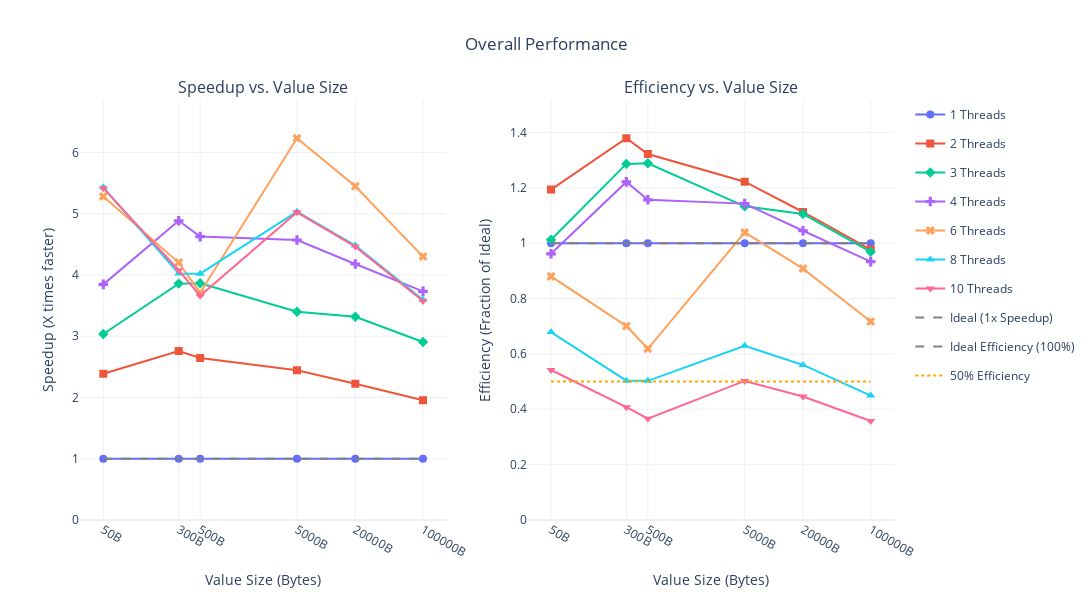
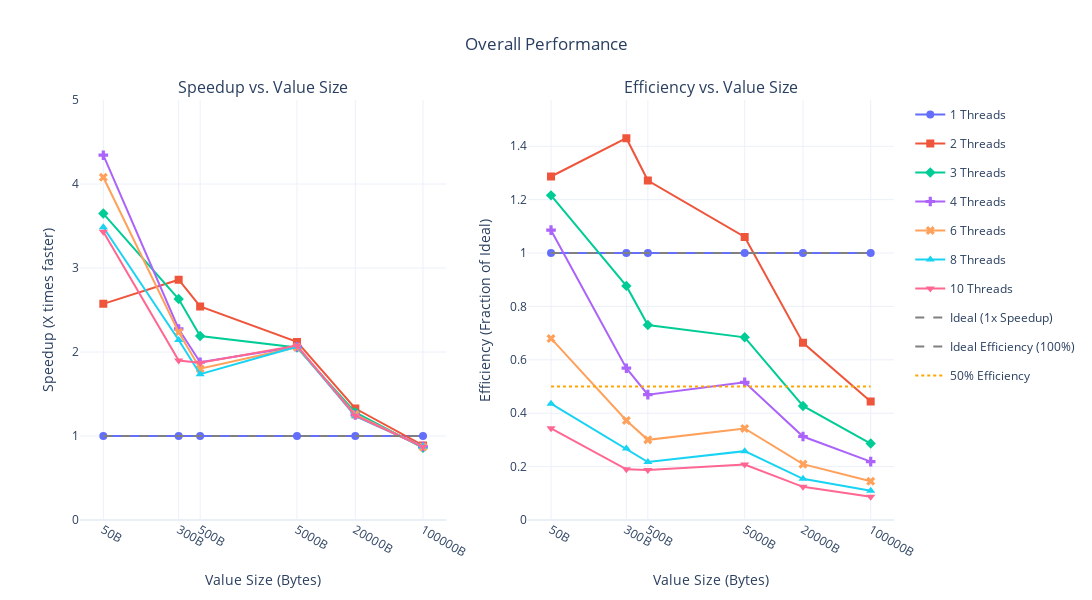

The code cell stored with these charts, in order, in its notebook:
### Code cell
num_keys = 50.0
value_size = 50
compression_on = True
test_configs = [
    {"num_keys": 100.0, "value_size": 50},
    {"num_keys": 40.0, "value_size": 300},
    {"num_keys": 40.0, "value_size": 500},
    {"num_keys": 5.0, "value_size": 5000},
    {"num_keys": 1.0, "value_size": 20000},
    {"num_keys": 0.1, "value_size": 100000},

    ]

def load_df(test_config: dict, compression_on: bool):
    num_keys = test_config["num_keys"]
    value_size = test_config["value_size"]
    compression_str = "yes" if compression_on else "no"
    df = pd.read_csv(f"save_summary_{num_keys}keys_{value_size}B_comp-{compression_str}_csum-yes.csv")
    return df


dfs_compression_on = [load_df(config, compression_on=True) for config in test_configs]
dfs_compression_on = [calculate_speedup_and_efficiency(df) for df in dfs_compression_on]
dfs_compression_off = [load_df(config, compression_on=False) for config in test_configs]
dfs_compression_off = [calculate_speedup_and_efficiency(df) for df in dfs_compression_off]

print("\n" + "="*50) # Top border
print("                 COMPRESSION ON")
print("="*50 + "\n") # Bottom border

all_workload_names = ["Value Size 50B", "Value Size 500B", "Value Size 5,000B", "Value Size 20,000B", "Value Size 100,000B"]
plot_performance_by_workload_on_threads(dfs_compression_on, all_workload_names)
plot_combined_workload_performance(dfs_compression_on)

print("\n" + "="*50) # Top border
print("                 COMPRESSION OFF")
print("="*50 + "\n") # Bottom border

all_workload_names = ["Value Size 50B", "Value Size 500B", "Value Size 5,000B", "Value Size 20,000B", "Value Size 100,000B"]
plot_performance_by_workload_on_threads(dfs_compression_off, all_workload_names)
plot_combined_workload_performance(dfs_compression_off)

### Figure 1 — Plotly figure (JSON) as saved in the notebook; plotly's stock layout.template omitted (floating-point values rounded to 4 significant figures)
{"data": [{"legendgroup": "1", "line": {"color": "#636EFA", "width": 2}, "marker": {"size": 8, "symbol": "circle"}, "mode": "lines+markers", "name": "1 Threads", "showlegend": true, "type": "scatter", "x": [50, 300, 500, 5000, 20000, 100000], "xaxis": "x", "y": [1.0, 1.0, 1.0, 1.0, 1.0, 1.0], "yaxis": "y"}, {"legendgroup": "2", "line": {"color": "#EF553B", "width": 2}, "marker": {"size": 8, "symbol": "square"}, "mode": "lines+markers", "name": "2 Threads", "showlegend": true, "type": "scatter", "x": [50, 300, 500, 5000, 20000, 100000], "xaxis": "x", "y": [2.387, 2.758, 2.644, 2.444, 2.225, 1.953], "yaxis": "y"}, {"legendgroup": "3", "line": {"color": "#00CC96", "width": 2}, "marker": {"size": 8, "symbol": "diamond"}, "mode": "lines+markers", "name": "3 Threads", "showlegend": true, "type": "scatter", "x": [50, 300, 500, 5000, 20000, 100000], "xaxis": "x", "y": [3.037, 3.858, 3.865, 3.398, 3.317, 2.905], "yaxis": "y"}, {"legendgroup": "4", "line": {"color": "#AB63FA", "width": 2}, "marker": {"size": 8, "symbol": "cross"}, "mode": "lines+markers", "name": "4 Threads", "showlegend": true, "type": "scatter", "x": [50, 300, 500, 5000, 20000, 100000], "xaxis": "x", "y": [3.846, 4.884, 4.626, 4.571, 4.179, 3.733], "yaxis": "y"}, {"legendgroup": "6", "line": {"color": "#FFA15A", "width": 2}, "marker": {"size": 8, "symbol": "x"}, "mode": "lines+markers", "name": "6 Threads", "showlegend": true, "type": "scatter", "x": [50, 300, 500, 5000, 20000, 100000], "xaxis": "x", "y": [5.279, 4.202, 3.711, 6.233, 5.448, 4.3], "yaxis": "y"}, {"legendgroup": "8", "line": {"color": "#19D3F3", "width": 2}, "marker": {"size": 8, "symbol": "triangle-up"}, "mode": "lines+markers", "name": "8 Threads", "showlegend": true, "type": "scatter", "x": [50, 300, 500, 5000, 20000, 100000], "xaxis": "x", "y": [5.431, 4.025, 4.02, 5.032, 4.48, 3.596], "yaxis": "y"}, {"legendgroup": "10", "line": {"color": "#FF6692", "width": 2}, "marker": {"size": 8, "symbol": "triangle-down"}, "mode": "lines+markers", "name": "10 Threads", "showlegend": true, "type": "scatter", "x": [50, 300, 500, 5000, 20000, 100000], "xaxis": "x", "y": [5.417, 4.076, 3.659, 5.022, 4.463, 3.575], "yaxis": "y"}, {"legendgroup": "ideal_speedup", "line": {"color": "gray", "dash": "dash"}, "mode": "lines", "name": "Ideal (1x Speedup)", "showlegend": true, "type": "scatter", "x": [50, 300, 500, 5000, 20000, 100000], "xaxis": "x", "y": [1, 1, 1, 1, 1, 1], "yaxis": "y"}, {"legendgroup": "1", "line": {"color": "#636EFA", "width": 2}, "marker": {"size": 8, "symbol": "circle"}, "mode": "lines+markers", "name": "1 Threads", "showlegend": false, "type": "scatter", "x": [50, 300, 500, 5000, 20000, 100000], "xaxis": "x2", "y": [1.0, 1.0, 1.0, 1.0, 1.0, 1.0], "yaxis": "y2"}, {"legendgroup": "2", "line": {"color": "#EF553B", "width": 2}, "marker": {"size": 8, "symbol": "square"}, "mode": "lines+markers", "name": "2 Threads", "showlegend": false, "type": "scatter", "x": [50, 300, 500, 5000, 20000, 100000], "xaxis": "x2", "y": [1.194, 1.379, 1.322, 1.222, 1.112, 0.9766], "yaxis": "y2"}, {"legendgroup": "3", "line": {"color": "#00CC96", "width": 2}, "marker": {"size": 8, "symbol": "diamond"}, "mode": "lines+markers", "name": "3 Threads", "showlegend": false, "type": "scatter", "x": [50, 300, 500, 5000, 20000, 100000], "xaxis": "x2", "y": [1.012, 1.286, 1.288, 1.133, 1.106, 0.9684], "yaxis": "y2"}, {"legendgroup": "4", "line": {"color": "#AB63FA", "width": 2}, "marker": {"size": 8, "symbol": "cross"}, "mode": "lines+markers", "name": "4 Threads", "showlegend": false, "type": "scatter", "x": [50, 300, 500, 5000, 20000, 100000], "xaxis": "x2", "y": [0.9615, 1.221, 1.157, 1.143, 1.045, 0.9332], "yaxis": "y2"}, {"legendgroup": "6", "line": {"color": "#FFA15A", "width": 2}, "marker": {"size": 8, "symbol": "x"}, "mode": "lines+markers", "name": "6 Threads", "showlegend": false, "type": "scatter", "x": [50, 300, 500, 5000, 20000, 100000], "xaxis": "x2", "y": [0.8799, 0.7004, 0.6184, 1.039, 0.908, 0.7167], "yaxis": "y2"}, {"legendgroup": "8", "line": {"color": "#19D3F3", "width": 2}, "marker": {"size": 8, "symbol": "triangle-up"}, "mode": "lines+markers", "name": "8 Threads", "showlegend": false, "type": "scatter", "x": [50, 300, 500, 5000, 20000, 100000], "xaxis": "x2", "y": [0.6788, 0.5031, 0.5025, 0.629, 0.56, 0.4495], "yaxis": "y2"}, {"legendgroup": "10", "line": {"color": "#FF6692", "width": 2}, "marker": {"size": 8, "symbol": "triangle-down"}, "mode": "lines+markers", "name": "10 Threads", "showlegend": false, "type": "scatter", "x": [50, 300, 500, 5000, 20000, 100000], "xaxis": "x2", "y": [0.5417, 0.4076, 0.3659, 0.5022, 0.4463, 0.3575], "yaxis": "y2"}, {"legendgroup": "ideal_efficiency_1", "line": {"color": "gray", "dash": "dash"}, "mode": "lines", "name": "Ideal Efficiency (100%)", "showlegend": true, "type": "scatter", "x": [50, 300, 500, 5000, 20000, 100000], "xaxis": "x2", "y": [1, 1, 1, 1, 1, 1], "yaxis": "y2"}, {"legendgroup": "ideal_efficiency_05", "line": {"color": "orange", "dash": "dot"}, "mode": "lines", "name": "50% Efficiency", "showlegend": true, "type": "scatter", "x": [50, 300, 500, 5000, 20000, 100000], "xaxis": "x2", "y": [0.5, 0.5, 0.5, 0.5, 0.5, 0.5], "yaxis": "y2"}], "layout": {"annotations": [{"font": {"size": 16}, "showarrow": false, "text": "Speedup vs. Value Size", "x": 0.225, "xanchor": "center", "xref": "paper", "y": 1, "yanchor": "bottom", "yref": "paper"}, {"font": {"size": 16}, "showarrow": false, "text": "Efficiency vs. Value Size", "x": 0.775, "xanchor": "center", "xref": "paper", "y": 1, "yanchor": "bottom", "yref": "paper"}], "height": 600, "hovermode": "x unified", "showlegend": true, "title": {"text": "Overall Performance", "x": 0.5}, "width": 1200, "xaxis": {"anchor": "y", "domain": [0, 0.45], "tickmode": "array", "ticktext": ["50B", "300B", "500B", "5000B", "20000B", "100000B"], "tickvals": [50, 300, 500, 5000, 20000, 100000], "title": {"text": "Value Size (Bytes)"}, "type": "log"}, "xaxis2": {"anchor": "y2", "domain": [0.55, 1], "tickmode": "array", "ticktext": ["50B", "300B", "500B", "5000B", "20000B", "100000B"], "tickvals": [50, 300, 500, 5000, 20000, 100000], "title": {"text": "Value Size (Bytes)"}, "type": "log"}, "yaxis": {"anchor": "x", "domain": [0, 1], "range": [0, 6.856], "title": {"text": "Speedup (X times faster)"}}, "yaxis2": {"anchor": "x2", "domain": [0, 1], "range": [0, 1.517], "title": {"text": "Efficiency (Fraction of Ideal)"}}}}

### Figure 2 — Plotly figure (JSON) as saved in the notebook; plotly's stock layout.template omitted (floating-point values rounded to 4 significant figures)
{"data": [{"legendgroup": "1", "line": {"color": "#636EFA", "width": 2}, "marker": {"size": 8, "symbol": "circle"}, "mode": "lines+markers", "name": "1 Threads", "showlegend": true, "type": "scatter", "x": [50, 300, 500, 5000, 20000, 100000], "xaxis": "x", "y": [1.0, 1.0, 1.0, 1.0, 1.0, 1.0], "yaxis": "y"}, {"legendgroup": "2", "line": {"color": "#EF553B", "width": 2}, "marker": {"size": 8, "symbol": "square"}, "mode": "lines+markers", "name": "2 Threads", "showlegend": true, "type": "scatter", "x": [50, 300, 500, 5000, 20000, 100000], "xaxis": "x", "y": [2.573, 2.86, 2.543, 2.12, 1.327, 0.8873], "yaxis": "y"}, {"legendgroup": "3", "line": {"color": "#00CC96", "width": 2}, "marker": {"size": 8, "symbol": "diamond"}, "mode": "lines+markers", "name": "3 Threads", "showlegend": true, "type": "scatter", "x": [50, 300, 500, 5000, 20000, 100000], "xaxis": "x", "y": [3.648, 2.631, 2.191, 2.053, 1.281, 0.8592], "yaxis": "y"}, {"legendgroup": "4", "line": {"color": "#AB63FA", "width": 2}, "marker": {"size": 8, "symbol": "cross"}, "mode": "lines+markers", "name": "4 Threads", "showlegend": true, "type": "scatter", "x": [50, 300, 500, 5000, 20000, 100000], "xaxis": "x", "y": [4.343, 2.275, 1.878, 2.063, 1.251, 0.8742], "yaxis": "y"}, {"legendgroup": "6", "line": {"color": "#FFA15A", "width": 2}, "marker": {"size": 8, "symbol": "x"}, "mode": "lines+markers", "name": "6 Threads", "showlegend": true, "type": "scatter", "x": [50, 300, 500, 5000, 20000, 100000], "xaxis": "x", "y": [4.081, 2.236, 1.801, 2.057, 1.255, 0.8697], "yaxis": "y"}, {"legendgroup": "8", "line": {"color": "#19D3F3", "width": 2}, "marker": {"size": 8, "symbol": "triangle-up"}, "mode": "lines+markers", "name": "8 Threads", "showlegend": true, "type": "scatter", "x": [50, 300, 500, 5000, 20000, 100000], "xaxis": "x", "y": [3.484, 2.143, 1.736, 2.063, 1.235, 0.8748], "yaxis": "y"}, {"legendgroup": "10", "line": {"color": "#FF6692", "width": 2}, "marker": {"size": 8, "symbol": "triangle-down"}, "mode": "lines+markers", "name": "10 Threads", "showlegend": true, "type": "scatter", "x": [50, 300, 500, 5000, 20000, 100000], "xaxis": "x", "y": [3.432, 1.899, 1.872, 2.076, 1.242, 0.8719], "yaxis": "y"}, {"legendgroup": "ideal_speedup", "line": {"color": "gray", "dash": "dash"}, "mode": "lines", "name": "Ideal (1x Speedup)", "showlegend": true, "type": "scatter", "x": [50, 300, 500, 5000, 20000, 100000], "xaxis": "x", "y": [1, 1, 1, 1, 1, 1], "yaxis": "y"}, {"legendgroup": "1", "line": {"color": "#636EFA", "width": 2}, "marker": {"size": 8, "symbol": "circle"}, "mode": "lines+markers", "name": "1 Threads", "showlegend": false, "type": "scatter", "x": [50, 300, 500, 5000, 20000, 100000], "xaxis": "x2", "y": [1.0, 1.0, 1.0, 1.0, 1.0, 1.0], "yaxis": "y2"}, {"legendgroup": "2", "line": {"color": "#EF553B", "width": 2}, "marker": {"size": 8, "symbol": "square"}, "mode": "lines+markers", "name": "2 Threads", "showlegend": false, "type": "scatter", "x": [50, 300, 500, 5000, 20000, 100000], "xaxis": "x2", "y": [1.287, 1.43, 1.272, 1.06, 0.6635, 0.4436], "yaxis": "y2"}, {"legendgroup": "3", "line": {"color": "#00CC96", "width": 2}, "marker": {"size": 8, "symbol": "diamond"}, "mode": "lines+markers", "name": "3 Threads", "showlegend": false, "type": "scatter", "x": [50, 300, 500, 5000, 20000, 100000], "xaxis": "x2", "y": [1.216, 0.8769, 0.7303, 0.6843, 0.4271, 0.2864], "yaxis": "y2"}, {"legendgroup": "4", "line": {"color": "#AB63FA", "width": 2}, "marker": {"size": 8, "symbol": "cross"}, "mode": "lines+markers", "name": "4 Threads", "showlegend": false, "type": "scatter", "x": [50, 300, 500, 5000, 20000, 100000], "xaxis": "x2", "y": [1.086, 0.5687, 0.4695, 0.5158, 0.3127, 0.2186], "yaxis": "y2"}, {"legendgroup": "6", "line": {"color": "#FFA15A", "width": 2}, "marker": {"size": 8, "symbol": "x"}, "mode": "lines+markers", "name": "6 Threads", "showlegend": false, "type": "scatter", "x": [50, 300, 500, 5000, 20000, 100000], "xaxis": "x2", "y": [0.6802, 0.3726, 0.3002, 0.3429, 0.2092, 0.1449], "yaxis": "y2"}, {"legendgroup": "8", "line": {"color": "#19D3F3", "width": 2}, "marker": {"size": 8, "symbol": "triangle-up"}, "mode": "lines+markers", "name": "8 Threads", "showlegend": false, "type": "scatter", "x": [50, 300, 500, 5000, 20000, 100000], "xaxis": "x2", "y": [0.4356, 0.2679, 0.217, 0.2579, 0.1544, 0.1093], "yaxis": "y2"}, {"legendgroup": "10", "line": {"color": "#FF6692", "width": 2}, "marker": {"size": 8, "symbol": "triangle-down"}, "mode": "lines+markers", "name": "10 Threads", "showlegend": false, "type": "scatter", "x": [50, 300, 500, 5000, 20000, 100000], "xaxis": "x2", "y": [0.3432, 0.1899, 0.1872, 0.2076, 0.1242, 0.08719], "yaxis": "y2"}, {"legendgroup": "ideal_efficiency_1", "line": {"color": "gray", "dash": "dash"}, "mode": "lines", "name": "Ideal Efficiency (100%)", "showlegend": true, "type": "scatter", "x": [50, 300, 500, 5000, 20000, 100000], "xaxis": "x2", "y": [1, 1, 1, 1, 1, 1], "yaxis": "y2"}, {"legendgroup": "ideal_efficiency_05", "line": {"color": "orange", "dash": "dot"}, "mode": "lines", "name": "50% Efficiency", "showlegend": true, "type": "scatter", "x": [50, 300, 500, 5000, 20000, 100000], "xaxis": "x2", "y": [0.5, 0.5, 0.5, 0.5, 0.5, 0.5], "yaxis": "y2"}], "layout": {"annotations": [{"font": {"size": 16}, "showarrow": false, "text": "Speedup vs. Value Size", "x": 0.225, "xanchor": "center", "xref": "paper", "y": 1, "yanchor": "bottom", "yref": "paper"}, {"font": {"size": 16}, "showarrow": false, "text": "Efficiency vs. Value Size", "x": 0.775, "xanchor": "center", "xref": "paper", "y": 1, "yanchor": "bottom", "yref": "paper"}], "height": 600, "hovermode": "x unified", "showlegend": true, "title": {"text": "Overall Performance", "x": 0.5}, "width": 1200, "xaxis": {"anchor": "y", "domain": [0, 0.45], "tickmode": "array", "ticktext": ["50B", "300B", "500B", "5000B", "20000B", "100000B"], "tickvals": [50, 300, 500, 5000, 20000, 100000], "title": {"text": "Value Size (Bytes)"}, "type": "log"}, "xaxis2": {"anchor": "y2", "domain": [0.55, 1], "tickmode": "array", "ticktext": ["50B", "300B", "500B", "5000B", "20000B", "100000B"], "tickvals": [50, 300, 500, 5000, 20000, 100000], "title": {"text": "Value Size (Bytes)"}, "type": "log"}, "yaxis": {"anchor": "x", "domain": [0, 1], "range": [0, 5], "title": {"text": "Speedup (X times faster)"}}, "yaxis2": {"anchor": "x2", "domain": [0, 1], "range": [0, 1.573], "title": {"text": "Efficiency (Fraction of Ideal)"}}}}
